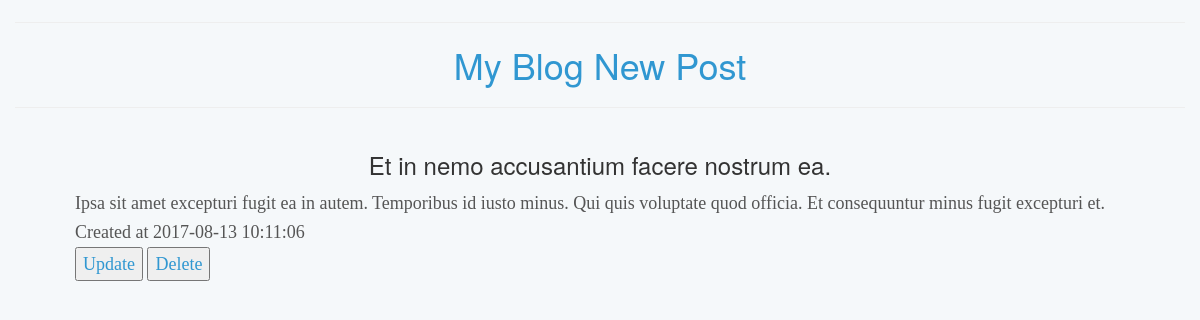
Screenshot of /post.php?id=3 with the database file from the repository.
### tables this page shows
CREATE TABLE `posts` (
  `id` int(10) UNSIGNED NOT NULL,
  `title` varchar(255) NOT NULL,
  `body` text NOT NULL,
  `created_at` timestamp NULL DEFAULT NULL,
  `updated_at` timestamp NULL DEFAULT NULL
);

### post.php (called while the page is built)
<?php
require_once('app/init.php');
if (isset($_GET['id']) && intval($_GET['id']) > 0)
{
	$id = $_GET['id'];
	$post = Post::getById($id);
}
else
{
	header('Location: ' . BASE_URL);
}
require_once(VIEW_PATH . 'post.php' );

### app/models/Post.php (called while the page is built, shortened)
<?php
class Post
{
	public static function getBySql($sql)
	{
		$database = new Database();
		return $database->executeSql($sql);
	}
	public static function getById($id)
	{
		$id = (int)$id;
		$sql = sprintf("SELECT * FROM posts WHERE id = %d LIMIT 1", $id);
		return self::getBySql($sql);
	}
}

### app/database/db.php (called while the page is built, shortened)
<?php
class Database
{
	private $connection;
	private $hostname;
	private $username;
	private $password;
	private $database;
	public function __construct()
	{
		$this->hostname = DATABASE_HOST;
		$this->username = DATABASE_USER;
		$this->password = DATABASE_PASSWORD;
		$this->database = DATABASE_NAME;
	}
	public function openConnection()
	{
		$this->connection = mysqli_connect($this->hostname, $this->username, $this->password)
			or die(mysql_error());
		mysqli_select_db($this->connection, $this->database )
			or die(mysql_error());
	}
	public function executeStatement($statement)
	{
		$result = mysqli_query($this->connection, $statement )
			or die(mysqli_error($this->connection));
		return $result;
	}
	public function executeSql($sql)
	{
		$result = $this->executeStatement($sql);
		if(mysqli_num_rows($result) == 1)
		{
			$data = mysqli_fetch_object($result);
		}
		else
		{
			$data = array();
			while ($row = mysqli_fetch_object($result))
			{
				$data[] = $row;
			}
		}
		return $data;
	}
}

### app/views/post.php (the view)
<?php require VIEW_ROOT . '/views/templates/header.php'; ?>
<div id="main" class="container">
	<div id="primary" class="content-area">
		<div id="content" class="bg-faded p-4 my-4" role="main">
			<article class="post-238 post type-post status-publish format-standard hentry category-mysql category-php tag-blog tag-controller tag-model tag-mvc tag-mysql-2 tag-php-2 tag-view">
				<h3><?php echo htmlspecialchars($post->title); ?></h3>
				<p>
					<?php echo htmlspecialchars($post->body); ?><br>
					<?php echo 'Created at ' . htmlspecialchars($post->created_at); ?><br />
					<a href="admin/edit.php?id=<?php echo htmlspecialchars($post->id); ?>"><button class="default">Update</button></a>
					<a href="admin/delete.php?id=<?php echo htmlspecialchars($post->id); ?>"
						onClick = "javascript: return confirm('Are you sure you want to delete?');"><button class="default">Delete</button></a>
				</p>
				</article>
			</div>
		</div>
	</div>
<?php require VIEW_ROOT . '/views/templates/footer.php'; ?>

### rows the page displays
posts: title "Et in nemo accusantium facere nostrum ea.", body "Ipsa sit amet excepturi fugit ea in autem. Temporibus id iusto minus. Qui quis voluptate quod officia. Et consequuntur minus fugit excepturi et.", created_at "2017-08-13 10:11:06"
